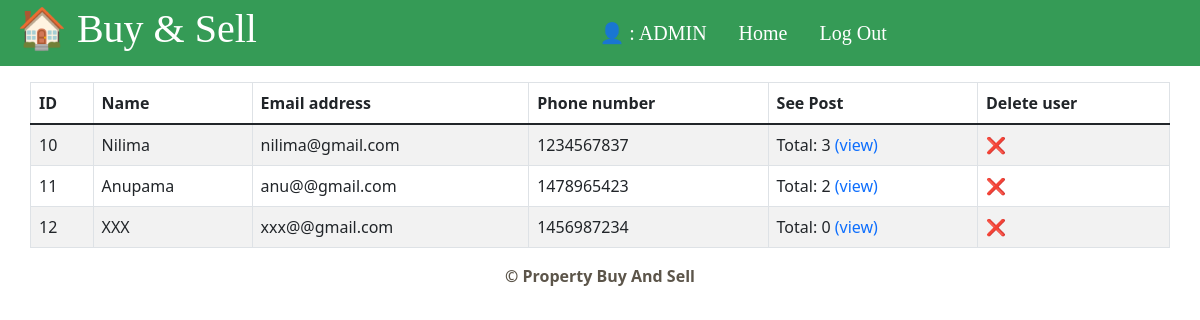
The page /manage_seller.php (signed in) on the database its author committed.
### tables this page shows
CREATE TABLE `user_info` (
  `id` int(11) NOT NULL,
  `Name` varchar(255) NOT NULL,
  `role` varchar(11) NOT NULL,
  `Email_address` varchar(255) NOT NULL,
  `Password` varchar(30) NOT NULL,
  `phone_number` int(11) NOT NULL,
  `totalPost` int(11) NOT NULL
);

### manage_seller.php (the view, shortened to what this page needs)
<?php
include_once 'header.php';
?>
<table class="container table table-striped table-hover table-bordered">
<thead>
  <tr>
    <th>ID</th>
    <th>Name</th>
    <th>Email address</th>
    <th>Phone number</th>
    <th>See Post</th>
    <th>Delete user</th>
  </tr>
</thead>
<?php
include_once 'connection.php';
$query = mysqli_query(
        $mysqli_connection,
        'SELECT * FROM user_info where role!="admin"');
    $rowcount = mysqli_num_rows($query);?>
    <tbody>
  <?php  if($rowcount==0){?>
    <P> No data to show</p>
    <?php   }
    else {
    for ($i = 0; $i < $rowcount; ++$i) {
        $row = mysqli_fetch_array($query); ?>
<tr>
                      <td><?php echo $row['id']; ?></td>
                      <td> <?php echo $row['Name']; ?></td>
                      <td><?php echo $row['Email_address']; ?></td>
                      <td><?php echo $row['phone_number']; ?></td>
                      <td>Total: <?php echo $row['totalPost'];?>  <a href="seller_post_view.php?user_id=<?php echo $row['id']; ?>" class="link">(view)</a></td>
                   <td><a href="delete_user.php?id=<?php echo $row['id']; ?>" onclick='return checkdelete()' class="link" >❌</a></td>
    </tr>
                <?php
    }}
    ?>
    </tbody>
    </table>
                <?php
include_once 'footer.php';
    ?>

### style.css (style rules this page uses)
.link { text-decoration: none; text-align:center; }

### rows shown on the page
user_info: id "10", Name "Nilima", Email_address "nilima@gmail.com", phone_number "1234567837", totalPost "3"
user_info: id "11", Name "Anupama", Email_address "anu@@gmail.com", phone_number "1478965423", totalPost "2"
user_info: id "12", Name "XXX", Email_address "xxx@@gmail.com", phone_number "1456987234", totalPost "0"

### other values the page prints
$_SESSION['username'] "ADMIN"
